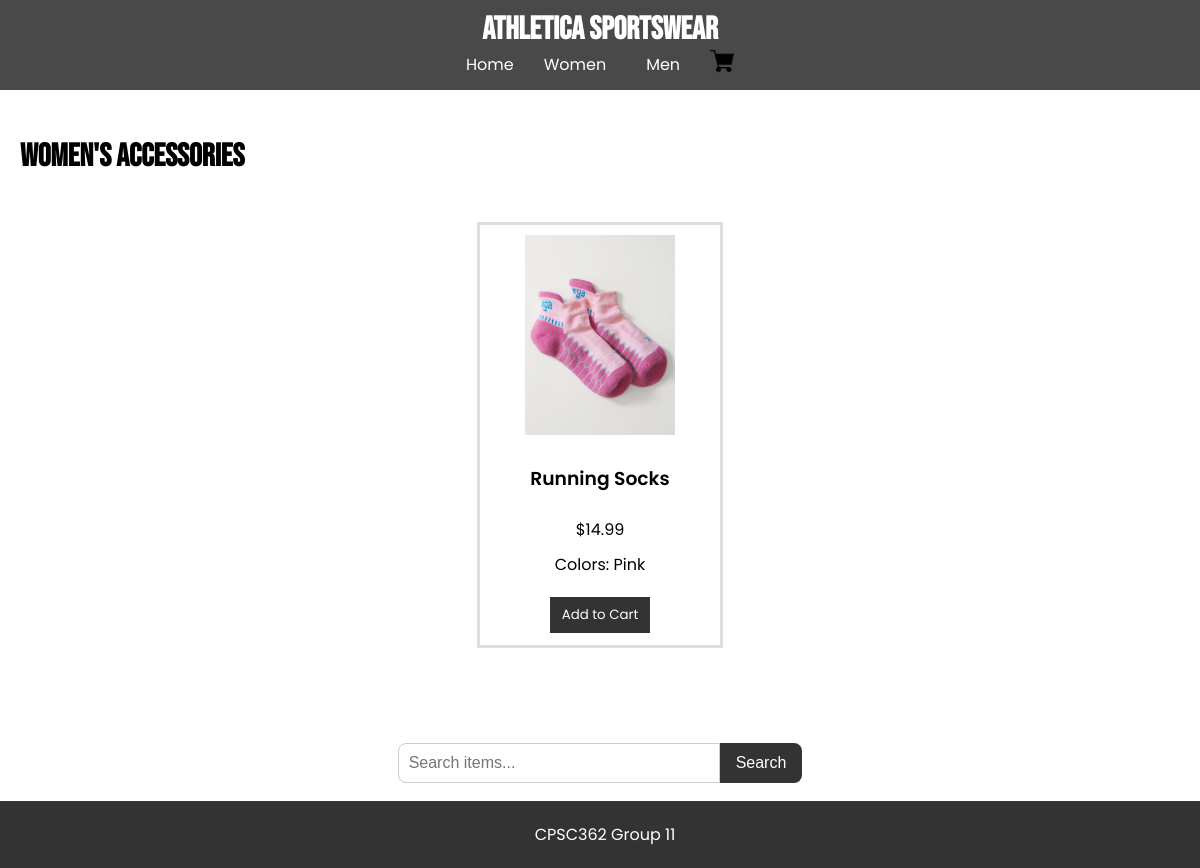
The app's page /women/accessories with its own data.
### tables this page shows
CREATE TABLE items
                    (id TEXT PRIMARY KEY,
                    name TEXT NOT NULL,
                    category TEXT NOT NULL,
                    subcategory TEXT NOT NULL,
                    price REAL NOT NULL,
                    image TEXT,
                    color TEXT);

### app.py (the view)
@app.route('/women/accessories')
def women_accessories():
    with sqlite3.connect(DB_PATH) as con:
        cur = con.cursor()
        cur.execute("SELECT * FROM items WHERE category = 'Women' AND subcategory = 'Accessories'")
        items = cur.fetchall()
    return render_template("women_accessories.html", items=items)

### templates/women_accessories.html (shortened to what this page needs)
{% extends "base.html" %}
{% block content %}
    <h2>Women's Accessories</h2>
    <div class="items">
        {% for item in items %}
            <div class="item">
                <img src="{{ url_for('static', filename='images/' + item[5]) }}" alt="{{ item[1] }}">
                <h3>{{ item[1] }}</h3>
                <p>${{ "%.2f" % item[4] }}</p>
                <p class="colors">Colors: {{ item[6] }}</p>
                <form method="POST" action="{{ url_for('add_to_cart') }}">
                    <button type="submit" class="add-to-cart">Add to Cart</button>
                </form>
            </div>
        {% else %}
            <p>No items found.</p>
        {% endfor %}
    </div>
{% endblock %}

### static/css/style.css (style rules this page uses)
body { font-family: 'Poppins', sans-serif; font-weight: 400; margin: 0; padding: 0; }
h2 { font-family: 'Bebas Neue', sans-serif; font-size: 2em; font-weight: 700; }
h3 { font-family: 'Poppins', sans-serif; font-weight: 600; }
form { margin: 10px 0; }
form input, form select, form button { margin: 5px 0; padding: 5px; }
.items { display: flex; margin-bottom: 40px; flex-wrap: wrap; gap: 20px; justify-content: center; padding: 20px; }
.item { border: .2em solid #ddd; padding: 10px; width: 220px; text-align: center; height: 400px; flex-direction: column; display: flex; }
.item p { font-family: 'Poppins', sans-serif; margin: 5px 0px; }
.item img { max-width: 100%; max-height: 200px; object-fit: contain; display: block; margin: 0 auto 10px auto; flex-shrink: 0; }
.add-to-cart { font-family: 'Poppins', sans-serif; background-color: #333; color: white; border: none; padding: 8px 12px; cursor: pointer; margin-bottom: 10px; }

### records on screen
items: image (picture), name "Running Socks", price "14.99", color "Pink"
